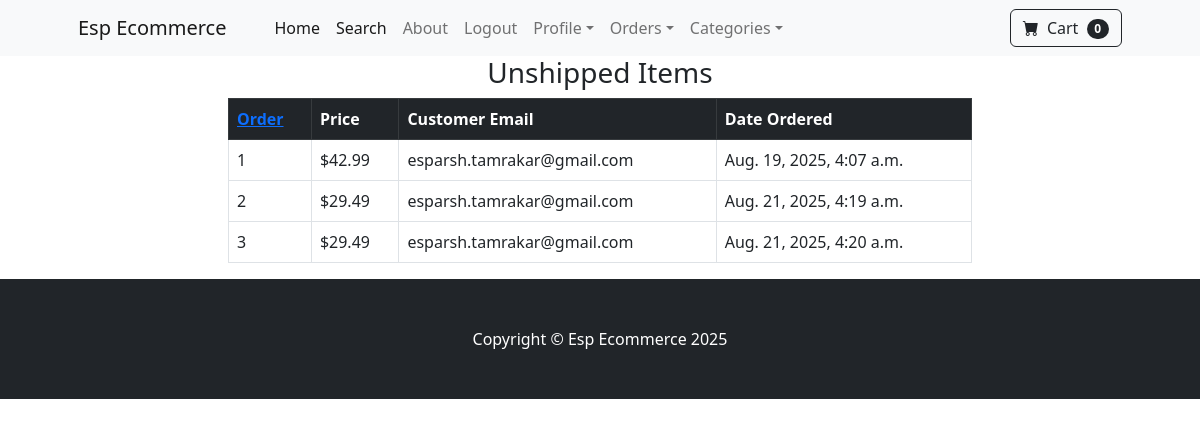
Page /payment/not_shipped_dash (signed in) on the earlier database version.
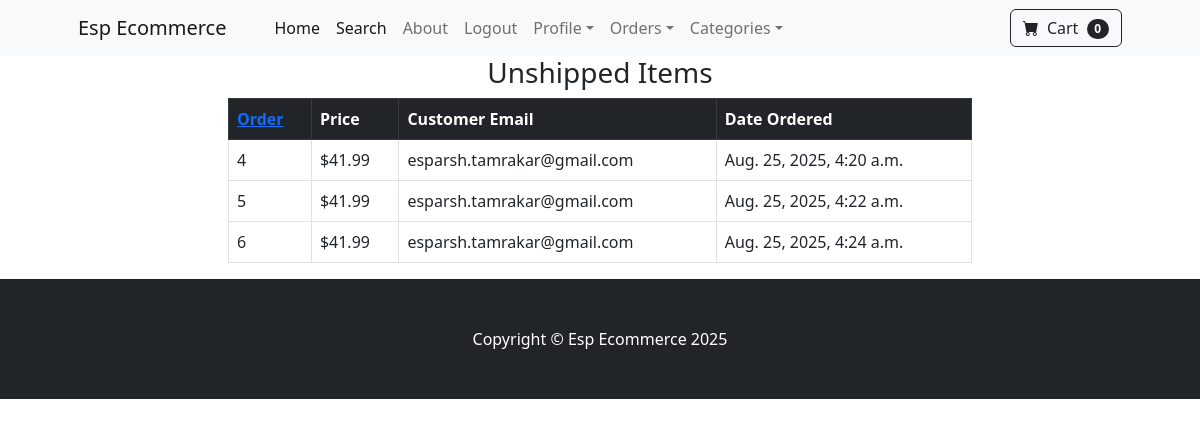
Same page on the later database version.
### payment/models.py (models this page shows, shortened)
class Order(models.Model):
  user=models.ForeignKey(User, on_delete=models.CASCADE, null=True, blank=True)
  full_name= models.CharField(max_length=255)
  email=models.EmailField(max_length=200)
  shipping_address=models.TextField()
  amount_paid=models.DecimalField(max_digits=10, decimal_places=2)
  date_ordered= models.DateTimeField(auto_now_add=True)
  shipped= models.BooleanField(default=False)
  date_shipped=models.DateTimeField(blank=True, null=True)

### payment/views.py (the view)
# urls.py: path('not_shipped_dash', views.not_shipped_dash, name='not_shipped_dash'),
def not_shipped_dash(request):
   if request.user.is_authenticated and request.user.is_superuser:
      orders= Order.objects.filter(shipped=False)
      return render(request, "payment/not_shipped_dash.html", {'orders':orders})
   else:
      messages.success(request, "Access Denied")
      return redirect('home')

### cart/cart.py (called while the page is built)
  def __len__(self):
    return len(self.cart)

### cart/context_processors.py (called while the page is built)
def cart(request):
  return {'cart': Cart(request)}

### payment/templates/payment/not_shipped_dash.html
{% extends 'base.html' %}
{% block content %}
        <div class="container">
          <div class="row">
            <center>
              <div class="col-8">
                <h3>Unshipped Items</h3>
                  <table class="table table-stripped table-hover table-bordered ">
  <thead class="table-dark">
    <tr>
      <th scope="col"><a href="{% url 'orders' item.id %}">Order</a></th>
      <th scope="col">Price</th>
      <th scope="col">Customer Email</th>
      <th scope="col">Date Ordered</th>
    </tr>
  </thead>
  <tbody>
    {% for item in orders %}
    <tr>
      <td>{{item.id}}</td>
      <td>${{item.amount_paid}}</td>
      <td>{{item.email}}</td>
      <td>{{item.date_ordered}}</td>
    </tr>
   {% endfor %}
  </tbody>
</table>
              </div>
            </center>
          </div>
        </div>
{% endblock %}

### store/templates/base.html (shortened to what this page needs)
{% load static %}
<!DOCTYPE html>
<html lang="en">
    <head>
        <link href="https://cdn.jsdelivr.net/npm/bootstrap-icons@1.5.0/font/bootstrap-icons.css" rel="stylesheet" />
        <link href="{% static 'css/styles.css' %}" rel="stylesheet" />
    </head>
    <body>
        {% include 'navbar.html' %}
        {% block content %}
        {% endblock %}
        <footer class="py-5 bg-dark">
            <div class="container"><p class="m-0 text-center text-white">Copyright &copy; Esp Ecommerce 2025</p></div>
        </footer>
    </body>
</html>

### store/templates/navbar.html (shortened to what this page needs)
<nav class="navbar navbar-expand-lg navbar-light bg-light">
            <div class="container px-4 px-lg-5">
                <a class="navbar-brand" href="{% url 'home' %}">Esp Ecommerce</a>
                <div class="collapse navbar-collapse" id="navbarSupportedContent">
                    <ul class="navbar-nav me-auto mb-2 mb-lg-0 ms-lg-4">
                        <li class="nav-item"><a class="nav-link active" aria-current="page" href="{% url 'home' %}">Home</a></li>
                        <li class="nav-item"><a class="nav-link active" aria-current="page" href="{% url 'search' %}">Search</a></li>
                        <li class="nav-item"><a class="nav-link" href="{% url 'about' %}">About</a></li>
                        {% if user.is_authenticated %}
                        <li class="nav-item"><a class="nav-link" href="{% url 'logout' %}">Logout</a></li>
 <li class="nav-item dropdown">
                            <a class="nav-link dropdown-toggle" id="navbarDropdown" href="#" role="button" data-bs-toggle="dropdown" aria-expanded="false">Profile</a>
                        </li>
                    {% if user.is_superuser %}
                        <li class="nav-item dropdown">
                            <a class="nav-link dropdown-toggle" id="navbarDropdown" href="#" role="button" data-bs-toggle="dropdown" aria-expanded="false">Orders</a>
                        </li>
                    {% endif %}
                        {% else %}
                        <li class="nav-item"><a class="nav-link" href="{% url 'login' %}">Login</a></li>
                        <li class="nav-item"><a class="nav-link" href="{% url 'register' %}">Register</a></li>
                        {% endif %}
                        <li class="nav-item dropdown">
                            <a class="nav-link dropdown-toggle" id="navbarDropdown" href="#" role="button" data-bs-toggle="dropdown" aria-expanded="false">Categories</a>
                        </li>
                    </ul>
                    <form class="d-flex">
                        <a class="btn btn-outline-dark" href="{% url 'cart_summary' %}">
                            <i class="bi-cart-fill me-1"></i>
                            Cart
                            <span class="badge bg-dark text-white ms-1 rounded-pill" id="cart_quantity">{{cart|length}}</span>
                        </a>
                    </form>
                </div>
            </div>
        </nav>

Differences in the rows shown:
no longer on this page (row edited): Order: id "1", amount_paid "42.99", email "esparsh.tamrakar@gmail.com", date_ordered "Aug. 19, 2025, 4:07 a.m."
removed Order: id "2", amount_paid "29.49", email "esparsh.tamrakar@gmail.com", date_ordered "Aug. 21, 2025, 4:19 a.m."
removed Order: id "3", amount_paid "29.49", email "esparsh.tamrakar@gmail.com", date_ordered "Aug. 21, 2025, 4:20 a.m."
added Order: id "4", amount_paid "41.99", email "esparsh.tamrakar@gmail.com", date_ordered "Aug. 25, 2025, 4:20 a.m."
added Order: id "5", amount_paid "41.99", email "esparsh.tamrakar@gmail.com", date_ordered "Aug. 25, 2025, 4:22 a.m."
added Order: id "6", amount_paid "41.99", email "esparsh.tamrakar@gmail.com", date_ordered "Aug. 25, 2025, 4:24 a.m."
